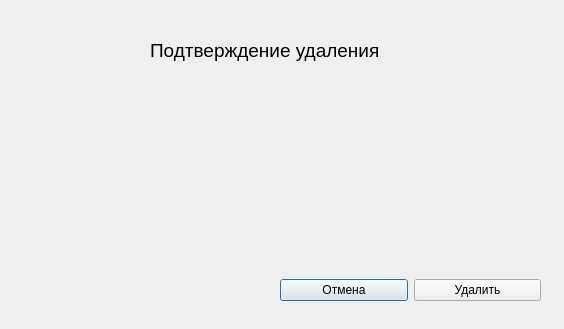
<?xml version="1.0" encoding="UTF-8"?>
<ui version="4.0">
 <class>Dialog</class>
 <widget class="QDialog" name="Dialog">
  <property name="geometry">
   <rect>
    <x>0</x>
    <y>0</y>
    <width>564</width>
    <height>329</height>
   </rect>
  </property>
  <property name="windowTitle">
   <string>Dialog</string>
  </property>
  <widget class="QLabel" name="label">
   <property name="geometry">
    <rect>
     <x>150</x>
     <y>20</y>
     <width>371</width>
     <height>61</height>
    </rect>
   </property>
   <property name="font">
    <font>
     <pointsize>14</pointsize>
    </font>
   </property>
   <property name="text">
    <string>Подтверждение удаления</string>
   </property>
  </widget>
  <widget class="QWidget" name="horizontalLayoutWidget">
   <property name="geometry">
    <rect>
     <x>280</x>
     <y>250</y>
     <width>261</width>
     <height>81</height>
    </rect>
   </property>
   <layout class="QHBoxLayout" name="horizontalLayout">
    <item>
     <widget class="QPushButton" name="pushButton_2">
      <property name="text">
       <string>Отмена</string>
      </property>
     </widget>
    </item>
    <item>
     <widget class="QPushButton" name="pushButton">
      <property name="text">
       <string>Удалить</string>
      </property>
     </widget>
    </item>
   </layout>
  </widget>
  <widget class="QLabel" name="label_2">
   <property name="geometry">
    <rect>
     <x>40</x>
     <y>90</y>
     <width>491</width>
     <height>121</height>
    </rect>
   </property>
   <property name="font">
    <font>
     <pointsize>11</pointsize>
    </font>
   </property>
   <property name="text">
    <string/>
   </property>
  </widget>
 </widget>
 <resources/>
 <connections/>
</ui>
